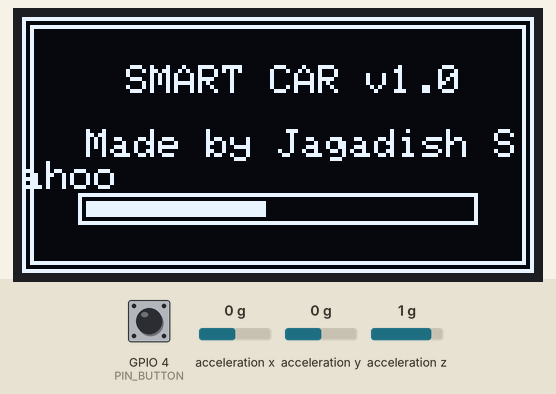
This sketch was run on a simulated ESP32. On the bench: 128×64 one-colour display. Wiring (inferred from the names in the program): MPU-6050 motion sensor at I2C address 0x68. The inputs (shaded band) are chosen by the test bench; at power-on: acceleration x 0 g, GPIO 4 (PIN_BUTTON) HIGH, acceleration y 0 g, acceleration z 1 g. What the sketch prints to the serial monitor is not drawn.

Above: at 1.4 s.
1.5 s: acceleration x set to -1.4 g
At 3.7 s:
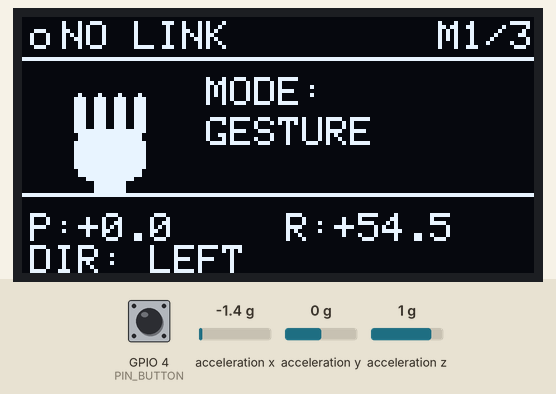
4.2 s: GPIO 4 (PIN_BUTTON) pulled LOW for 0.15 s
At 5.1 s:
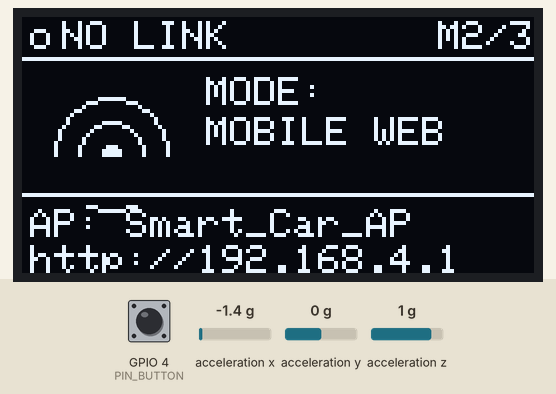
5.8 s: GPIO 4 (PIN_BUTTON) pulled LOW for 1 s
At 6.6 s:
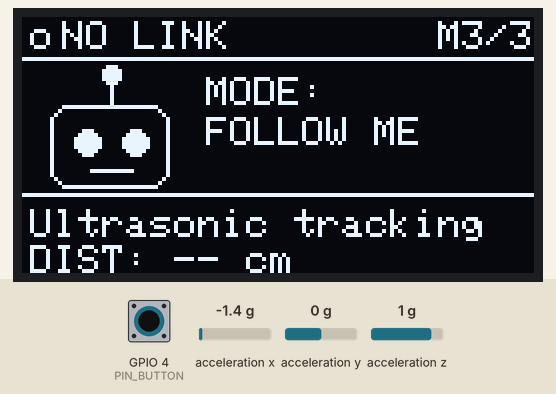
8.3 s: GPIO 4 (PIN_BUTTON) pulled LOW for 0.15 s
At 8.7 s:
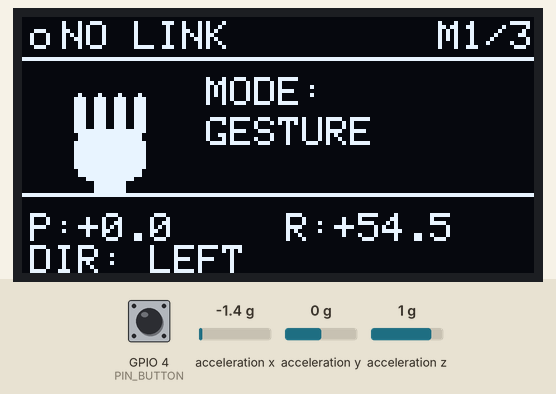
9.9 s: acceleration y set to -1.4 g
At 11.1 s:
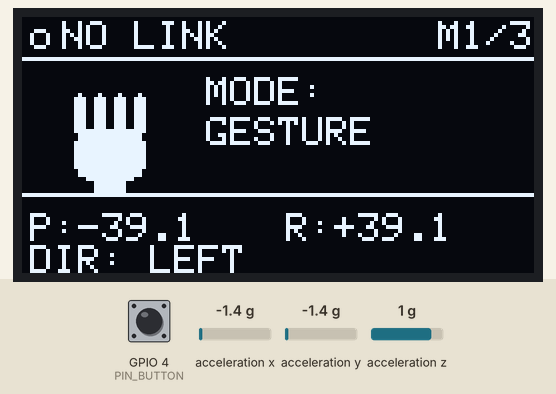
11.5 s: acceleration x set to 0 g
At 12.3 s:
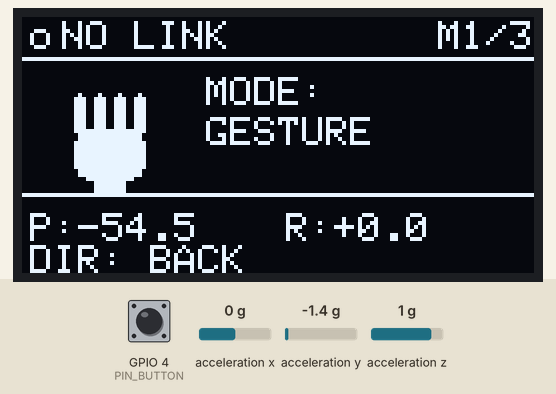
Timing chart, 0 to 14.1 s (numbered marks = the images above; inputs shaded):
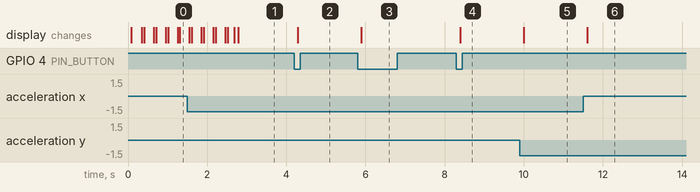

Measured:
- after the input at 4.2 s, the display: changes after 0.09 s (image 2)
- after the input at 5.8 s, the display: changes after 0.10 s (image 3)
- after the input at 8.3 s, the display: changes after 0.10 s (image 4)
- after the input at 9.9 s, the display: changes after 0.10 s (image 5)
- after the input at 11.5 s, the display: changes after 0.10 s (image 6)

The sketch:

Transmitter_Glove.ino
```cpp
/*
  ============================================================================
   Transmitter_Glove.ino  (ESP32 DevKit V1)  -  Smart 3-in-1 Robot Car Remote
  ============================================================================
   Hardware : ESP32 DevKit V1 (30-pin)
              MPU6050 accelerometer (I2C)
              SSD1306 0.96" OLED 128x64 (I2C)
              Tactile push button (mode selector)

   Wiring   : SDA  -> D21 (GPIO21)  shared MPU6050 + OLED
              SCL  -> D22 (GPIO22)  shared MPU6050 + OLED
              BTN  -> D4  (GPIO4)   other leg to GND (internal pull-up)
                      (GPIO4 is a safe GPIO - no strapping/boot restrictions)

   Modes    : 0 = GESTURE      tilt the glove to drive
              1 = MOBILE WEB   car hosts its own Wi-Fi dashboard
              2 = FOLLOW ME    car tracks a target with HC-SR04

   Link     : ESP-NOW broadcast every 50 ms  ->  Receiver answers with an ACK
              packet carrying its live mode + measured distance.

   Libraries: Adafruit GFX Library, Adafruit SSD1306
              (MPU6050 is driven by direct I2C register access - no lib needed)

   Notes    : 100% non-blocking. Everything is scheduled from millis().
              Left/Right gesture mapping is corrected (right tilt -> right).
  ============================================================================
*/

#include <WiFi.h>
#include <esp_now.h>
#include <esp_wifi.h>
#include <Wire.h>
#include <Adafruit_GFX.h>
#include <Adafruit_SSD1306.h>
#include <math.h>

// ============================================================================
//  COMPILE-TIME CONFIGURATION
// ============================================================================
#define FW_VERSION        "2.0-ESP32"
#define PROTOCOL_VERSION  2

#define DEBUG_SERIAL      1

#define INVERT_PITCH      false
#define INVERT_ROLL       false

#define TILT_ENTER_DEG    18.0f
#define TILT_EXIT_DEG     10.0f
#define TILT_FILTER_ALPHA 0.30f

#define TX_INTERVAL_MS    50
#define LINK_TIMEOUT_MS   1500
#define OLED_REFRESH_MS   100
#define SPLASH_MS         2600
#define BTN_DEBOUNCE_MS   30

// ============================================================================
//  PINS  (ESP32 DevKit V1 silkscreen labels)
// ============================================================================
static const int PIN_SDA    = 21;   // D21
static const int PIN_SCL    = 22;   // D22
static const int PIN_BUTTON = 4;    // D4  (GPIO4)

// ============================================================================
//  OLED
// ============================================================================
#define SCREEN_WIDTH   128
#define SCREEN_HEIGHT  64
#define OLED_ADDR      0x3C

Adafruit_SSD1306 display(SCREEN_WIDTH, SCREEN_HEIGHT, &Wire, -1);
bool oledOK = false;

// ============================================================================
//  MPU6050 (direct register access)
// ============================================================================
static const uint8_t MPU_ADDR = 0x68;
static const uint8_t REG_SMPLRT_DIV   = 0x19;
static const uint8_t REG_CONFIG       = 0x1A;
static const uint8_t REG_GYRO_CONFIG  = 0x1B;
static const uint8_t REG_ACCEL_CONFIG = 0x1C;
static const uint8_t REG_ACCEL_XOUT_H = 0x3B;
static const uint8_t REG_PWR_MGMT_1   = 0x6B;
static const uint8_t REG_WHO_AM_I     = 0x75;

bool    mpuOK = false;
int16_t rawAx = 0, rawAy = 0, rawAz = 0;
float   pitchDeg = 0.0f;
float   rollDeg  = 0.0f;

// ============================================================================
//  MODES / DIRECTIONS
// ============================================================================
enum CarMode : uint8_t {
  MODE_GESTURE    = 0,
  MODE_MOBILE_WEB = 1,
  MODE_FOLLOW_ME  = 2,
  MODE_COUNT      = 3
};
enum DriveDir : uint8_t {
  DIR_STOP     = 0,
  DIR_FORWARD  = 1,
  DIR_BACKWARD = 2,
  DIR_LEFT     = 3,
  DIR_RIGHT    = 4
};

volatile uint8_t currentMode = MODE_GESTURE;
uint8_t          currentDir  = DIR_STOP;

// ============================================================================
//  ESP-NOW PACKETS
// ============================================================================
struct __attribute__((packed)) ControlPacket {
  uint8_t ver;
  uint8_t mode;
  uint8_t direction;
  uint8_t seq;
  int16_t pitch10;
  int16_t roll10;
};
struct __attribute__((packed)) AckPacket {
  uint8_t ver;
  uint8_t mode;
  uint8_t distanceCm;
  uint8_t flags;
};

uint8_t broadcastAddr[6] = {0xFF, 0xFF, 0xFF, 0xFF, 0xFF, 0xFF};

ControlPacket txPacket;
AckPacket     lastAck;

bool          ackValid = false;
bool          linkUp   = false;
unsigned long lastAckMs = 0;
unsigned long lastTxMs  = 0;
unsigned long lastOledMs = 0;
unsigned long splashStartMs = 0;
unsigned long lastSplashMs = 0;
unsigned long lastBtnMs = 0;
bool          splashDone = false;

uint8_t  seqCounter = 0;
bool     btnStable = HIGH;
bool     btnLastRead = HIGH;

// ============================================================================
//  HELPERS
// ============================================================================
#if DEBUG_SERIAL
  #define DBG(x)    Serial.print(x)
  #define DBGLN(x)  Serial.println(x)
#else
  #define DBG(x)
  #define DBGLN(x)
#endif

static inline void i2cWrite(uint8_t reg, uint8_t val) {
  Wire.beginTransmission(MPU_ADDR);
  Wire.write(reg);
  Wire.write(val);
  Wire.endTransmission();
}
static bool i2cRead(uint8_t reg, uint8_t *buf, uint8_t len) {
  Wire.beginTransmission(MPU_ADDR);
  Wire.write(reg);
  if (Wire.endTransmission(false) != 0) return false;
  if (Wire.requestFrom((uint8_t)MPU_ADDR, len) != len) return false;
  for (uint8_t i = 0; i < len; i++) buf[i] = Wire.read();
  return true;
}
const char* modeName(uint8_t m) {
  switch (m) {
    case MODE_GESTURE:    return "GESTURE";
    case MODE_MOBILE_WEB: return "MOBILE WEB";
    case MODE_FOLLOW_ME:  return "FOLLOW ME";
    default:              return "UNKNOWN";
  }
}
const char* dirName(uint8_t d) {
  switch (d) {
    case DIR_FORWARD:  return "FWD";
    case DIR_BACKWARD: return "BACK";
    case DIR_LEFT:     return "LEFT";
    case DIR_RIGHT:    return "RIGHT";
    default:           return "STOP";
  }
}

// ============================================================================
//  MPU6050
// ============================================================================
bool mpuInit() {
  uint8_t id = 0;
  if (!i2cRead(REG_WHO_AM_I, &id, 1)) return false;
  if (id == 0x00 || id == 0xFF) return false;
  i2cWrite(REG_PWR_MGMT_1, 0x00);
  delay(50);
  i2cWrite(REG_PWR_MGMT_1, 0x01);
  i2cWrite(REG_SMPLRT_DIV, 4);
  i2cWrite(REG_CONFIG, 3);
  i2cWrite(REG_GYRO_CONFIG, 0x00);
  i2cWrite(REG_ACCEL_CONFIG, 0x00);
  delay(20);
  return true;
}
void mpuRead() {
  uint8_t buf[6];
  if (!i2cRead(REG_ACCEL_XOUT_H, buf, 6)) { mpuOK = false; return; }
  rawAx = (int16_t)((buf[0] << 8) | buf[1]);
  rawAy = (int16_t)((buf[2] << 8) | buf[3]);
  rawAz = (int16_t)((buf[4] << 8) | buf[5]);
  float ax = rawAx / 16384.0f;
  float ay = rawAy / 16384.0f;
  float az = rawAz / 16384.0f;
  float p = atan2f(ay, sqrtf(ax * ax + az * az)) * RAD_TO_DEG;
  float r = atan2f(-ax, sqrtf(ay * ay + az * az)) * RAD_TO_DEG;
  if (INVERT_PITCH) p = -p;
  if (INVERT_ROLL)  r = -r;
  pitchDeg += TILT_FILTER_ALPHA * (p - pitchDeg);
  rollDeg  += TILT_FILTER_ALPHA * (r - rollDeg);
}

// ============================================================================
//  GESTURE (left/right corrected: right tilt -> right)
// ============================================================================
uint8_t gestureDir = DIR_STOP;
void updateGesture() {
  if (!mpuOK) { gestureDir = DIR_STOP; return; }
  float p = pitchDeg, r = rollDeg;
  if (gestureDir != DIR_STOP) {
    bool keep = false;
    switch (gestureDir) {
      case DIR_FORWARD:  keep = (p >  TILT_EXIT_DEG); break;
      case DIR_BACKWARD: keep = (p < -TILT_EXIT_DEG); break;
      case DIR_RIGHT:    keep = (r < -TILT_EXIT_DEG); break;   // corrected
      case DIR_LEFT:     keep = (r >  TILT_EXIT_DEG); break;   // corrected
    }
    if (!keep) gestureDir = DIR_STOP;
  }
  if (gestureDir == DIR_STOP) {
    bool pitchDominant = fabsf(p) >= fabsf(r);
    if (pitchDominant) {
      if      (p >  TILT_ENTER_DEG) gestureDir = DIR_FORWARD;
      else if (p < -TILT_ENTER_DEG) gestureDir = DIR_BACKWARD;
    } else {
      if      (r >  TILT_ENTER_DEG) gestureDir = DIR_LEFT;     // corrected
      else if (r < -TILT_ENTER_DEG) gestureDir = DIR_RIGHT;    // corrected
    }
  }
}

// ============================================================================
//  BUTTON
// ============================================================================
void handleButton(unsigned long now) {
  bool reading = digitalRead(PIN_BUTTON);
  if (reading != btnLastRead) { lastBtnMs = now; btnLastRead = reading; }
  if ((now - lastBtnMs) > BTN_DEBOUNCE_MS && reading != btnStable) {
    btnStable = reading;
    if (btnStable == LOW) {
      currentMode = (currentMode + 1) % MODE_COUNT;
      currentDir = DIR_STOP;
      gestureDir = DIR_STOP;
      DBGLN(modeName(currentMode));
    }
  }
}

// ============================================================================
//  ESP-NOW
// ============================================================================
void OnDataSent(const uint8_t *mac_addr, esp_now_send_status_t status) {
  (void)mac_addr; (void)status;
}
void OnDataRecv(const uint8_t *mac, const uint8_t *incomingData, int len) {
  if (len != sizeof(AckPacket)) return;
  AckPacket tmp;
  memcpy(&tmp, incomingData, sizeof(tmp));
  if (tmp.ver != PROTOCOL_VERSION) return;
  lastAck = tmp;
  ackValid = true;
  lastAckMs = millis();
}

bool espNowBegin() {
  WiFi.mode(WIFI_STA);
  WiFi.disconnect();
  esp_wifi_set_channel(1, WIFI_SECOND_CHAN_NONE);
  if (esp_now_init() != ESP_OK) { DBGLN("ESP-NOW init failed"); return false; }
  esp_now_register_send_cb(OnDataSent);
  esp_now_register_recv_cb(OnDataRecv);
  esp_now_peer_info_t peerInfo = {};
  memcpy(peerInfo.peer_addr, broadcastAddr, 6);
  peerInfo.channel = 1;
  peerInfo.encrypt = false;
  if (esp_now_add_peer(&peerInfo) != ESP_OK) { DBGLN("add peer failed"); return false; }
  return true;
}
void sendPacket() {
  txPacket.ver = PROTOCOL_VERSION;
  txPacket.mode = currentMode;
  txPacket.direction = currentDir;
  txPacket.seq = seqCounter++;
  txPacket.pitch10 = (int16_t)constrain(pitchDeg * 10.0f, -32767.0f, 32767.0f);
  txPacket.roll10  = (int16_t)constrain(rollDeg  * 10.0f, -32767.0f, 32767.0f);
  esp_now_send(broadcastAddr, (uint8_t *)&txPacket, sizeof(txPacket));
}

// ============================================================================
//  OLED
// ============================================================================
void drawStatusBar() {
  display.setTextSize(1);
  display.setTextColor(SSD1306_WHITE);
  display.drawLine(0, 10, 127, 10, SSD1306_WHITE);
  if (linkUp) display.fillCircle(4, 5, 2, SSD1306_WHITE);
  else        display.drawCircle(4, 5, 2, SSD1306_WHITE);
  display.setCursor(10, 1);
  display.print(linkUp ? F("LINK OK") : F("NO LINK"));
  display.setCursor(104, 1);
  display.print(F("M")); display.print((int)currentMode + 1); display.print(F("/3"));
}
void drawIconGesture(int cx, int cy) {
  display.fillRoundRect(cx - 9, cy - 2, 18, 13, 4, SSD1306_WHITE);
  for (int i = 0; i < 4; i++) display.fillRoundRect(cx - 9 + i * 5, cy - 11, 3, 11, 1, SSD1306_WHITE);
  display.fillRect(cx - 4, cy + 11, 8, 4, SSD1306_WHITE);
}
void drawIconWifi(int cx, int cy) {
  display.drawCircle(cx, cy + 4, 14, SSD1306_WHITE);
  display.drawCircle(cx, cy + 4, 8,  SSD1306_WHITE);
  display.fillCircle(cx, cy + 4, 2,  SSD1306_WHITE);
  display.fillRect(cx - 16, cy + 5, 33, 12, SSD1306_BLACK);
}
void drawIconRobot(int cx, int cy) {
  display.drawRoundRect(cx - 15, cy - 8, 30, 21, 5, SSD1306_WHITE);
  display.fillCircle(cx - 6, cy + 1, 3, SSD1306_WHITE);
  display.fillCircle(cx + 6, cy + 1, 3, SSD1306_WHITE);
  display.drawLine(cx, cy - 8, cx, cy - 14, SSD1306_WHITE);
  display.fillCircle(cx, cy - 16, 2, SSD1306_WHITE);
  display.drawLine(cx - 5, cy + 8, cx + 5, cy + 8, SSD1306_WHITE);
}
void drawSplash(unsigned long now) {
  display.clearDisplay();
  display.drawRect(0, 0, 128, 64, SSD1306_WHITE);
  display.drawRect(2, 2, 124, 60, SSD1306_WHITE);
  display.setTextColor(SSD1306_WHITE);
  display.setTextSize(1);
  display.setCursor(26, 12); display.print(F("SMART CAR v1.0"));
  display.setCursor(16, 28); display.print(F("Made by Jagadish Sahoo"));
  display.drawRect(14, 44, 100, 8, SSD1306_WHITE);
  float p = constrain((float)(now - splashStartMs) / (float)SPLASH_MS, 0.0f, 1.0f);
  display.fillRect(16, 46, (int)(96 * p), 4, SSD1306_WHITE);
  display.display();
}
void drawMainScreen() {
  display.clearDisplay();
  drawStatusBar();
  int iconCx = 22, iconCy = 30;
  switch (currentMode) {
    case MODE_GESTURE:    drawIconGesture(iconCx, iconCy); break;
    case MODE_MOBILE_WEB: drawIconWifi(iconCx, iconCy);    break;
    case MODE_FOLLOW_ME:  drawIconRobot(iconCx, iconCy);   break;
  }
  display.setTextSize(1);
  display.setCursor(46, 15); display.print(F("MODE:"));
  display.setCursor(46, 25); display.print(modeName(currentMode));
  display.drawLine(0, 44, 127, 44, SSD1306_WHITE);
  switch (currentMode) {
    case MODE_GESTURE:
      if (!mpuOK) { display.setCursor(2, 49); display.print(F("!! MPU6050 ERROR !!")); }
      else {
        display.setCursor(2, 49);
        display.print(F("P:")); if (pitchDeg >= 0) display.print('+'); display.print(pitchDeg, 1);
        display.setCursor(66, 49);
        display.print(F("R:")); if (rollDeg >= 0) display.print('+'); display.print(rollDeg, 1);
        display.setCursor(2, 57); display.print(F("DIR: ")); display.print(dirName(currentDir));
      }
      break;
    case MODE_MOBILE_WEB:
      display.setCursor(2, 48); display.print(F("AP: Smart_Car_AP"));
      display.setCursor(2, 57); display.print(F("http://192.168.4.1"));
      break;
    case MODE_FOLLOW_ME:
      display.setCursor(2, 48); display.print(F("Ultrasonic tracking"));
      display.setCursor(2, 57); display.print(F("DIST: "));
      if (ackValid && lastAck.distanceCm != 255) { display.print(lastAck.distanceCm); display.print(F(" cm")); }
      else display.print(F("-- cm"));
      break;
  }
  display.display();
}

// ============================================================================
//  SETUP
// ============================================================================
void setup() {
  Serial.begin(115200);
  DBGLN();
  DBGLN(F("=== SMART CAR TX (GLOVE) ESP32 ==="));

  pinMode(PIN_BUTTON, INPUT_PULLUP);
  btnStable = digitalRead(PIN_BUTTON);
  btnLastRead = btnStable;

  Wire.begin(PIN_SDA, PIN_SCL);
  Wire.setClock(400000);

  oledOK = display.begin(SSD1306_SWITCHCAPVCC, OLED_ADDR);
  if (oledOK) { display.setRotation(0); display.clearDisplay(); display.display(); }
  else DBGLN(F("OLED not found (expected 0x3C)"));

  splashStartMs = millis();
  splashDone = false;
  if (oledOK) drawSplash(splashStartMs);

  mpuOK = mpuInit();
  DBG(F("MPU6050: ")); DBGLN(mpuOK ? F("OK") : F("NOT FOUND"));
  if (mpuOK) { for (int i = 0; i < 5; i++) { mpuRead(); delay(10); } }

  if (!espNowBegin()) DBGLN(F("ESP-NOW unavailable"));

  txPacket.ver = PROTOCOL_VERSION;
  txPacket.mode = currentMode;
  txPacket.direction = DIR_STOP;

  DBGLN(F("=== READY ==="));
}

// ============================================================================
//  LOOP
// ============================================================================
void loop() {
  unsigned long now = millis();

  if (!splashDone) {
    if (now - splashStartMs >= SPLASH_MS) {
      splashDone = true;
      if (oledOK) display.clearDisplay();
    } else {
      if (oledOK && (now - lastSplashMs >= 60)) { lastSplashMs = now; drawSplash(now); }
      return;
    }
  }

  handleButton(now);
  if (mpuOK) mpuRead();

  if (currentMode == MODE_GESTURE) { updateGesture(); currentDir = gestureDir; }
  else { gestureDir = DIR_STOP; currentDir = DIR_STOP; }

  if (now - lastTxMs >= TX_INTERVAL_MS) { lastTxMs = now; sendPacket(); }

  linkUp = ackValid && (now - lastAckMs < LINK_TIMEOUT_MS);

  if (oledOK && (now - lastOledMs >= OLED_REFRESH_MS)) {
    lastOledMs = now;
    drawMainScreen();
  }
}
```
